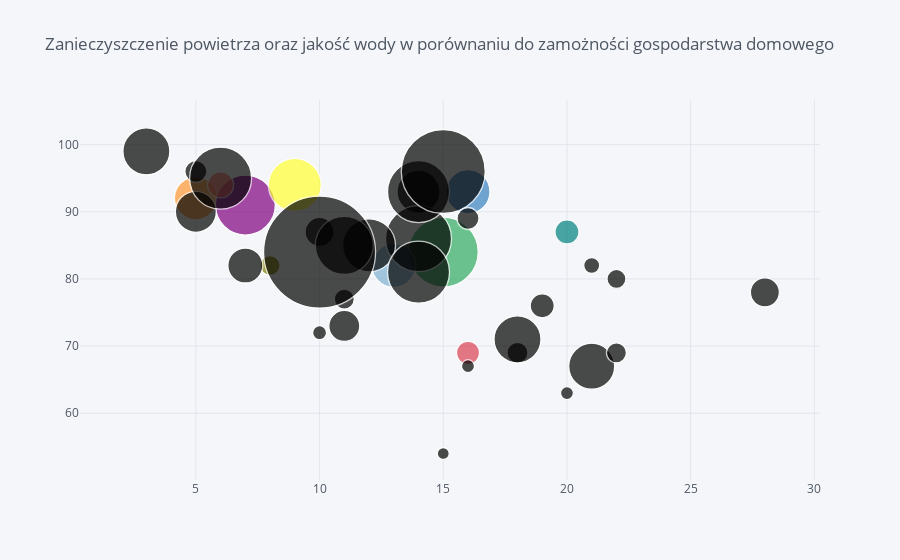

Notebook cell for this chart:
### Markdown cell above
# Bubble plots

### Code cell
df.iplot(kind='bubble',
         x='Air pollution in ugm3',
         y='Water quality as pct',
         size='Household net financial wealth in usd',
        title='Zanieczyszczenie powietrza oraz jakość wody w porównaniu do zamożności gospodarstwa domowego',
        text='Country')

### Figure 1 — Plotly figure (JSON) as saved in the notebook; plotly's stock layout.template omitted (floating-point values rounded to 4 significant figures)
{"data": [{"marker": {"color": ["rgb(255, 153, 51)", "rgb(55, 128, 191)", "rgb(50, 171, 96)", "rgb(128, 0, 128)", "rgb(219, 64, 82)", "rgb(0, 128, 128)", "rgb(255, 255, 51)", "rgb(128, 128, 0)", "rgb(251, 128, 114)", "rgb(128, 177, 211)"], "line": {"width": 1.3}, "size": [43, 44, 70, 60, 23, 24, 53, 20, 26, 44, 43, 21, 24, 47, 35, 46, 47, 66, 29, 20, 53, 13, 62, 41, 22, 19, 29, 16, 22, 31, 62, 84, 13, 58, 112, 62, 14, 12, 20], "symbol": "circle"}, "mode": "markers", "text": ["Australia", "Austria", "Belgium", "Canada", "Chile", "Czech Republic", "Denmark", "Estonia", "Finland", "France", "Germany", "Greece", "Hungary", "Iceland", "Ireland", "Israel", "Italy", "Japan", "South Korea", "Latvia", "Luxembourg", "Mexico", "Netherlands", "New Zealand", "Norway", "Poland", "Portugal", "Slovak Republic", "Slovenia", "Spain", "Sweden", "Switzerland", "Turkey", "United Kingdom", "USA", "OECD - Total", "Brazil", "Russia", "South Africa"], "type": "scatter", "x": [5, 16, 15, 7, 16, 20, 9, 8, 6, 13, 14, 18, 19, 3, 7, 21, 18, 14, 28, 11, 12, 16, 14, 5, 5, 22, 10, 21, 16, 11, 6, 15, 20, 11, 10, 14, 10, 15, 22], "y": [92, 93, 84, 91, 69, 87, 94, 82, 94, 82, 93, 69, 76, 99, 82, 67, 71, 86, 78, 77, 85, 67, 93, 90, 96, 80, 87, 82, 89, 73, 95, 96, 63, 85, 84, 81, 72, 54, 69]}], "layout": {"legend": {"bgcolor": "#F5F6F9", "font": {"color": "#4D5663"}}, "paper_bgcolor": "#F5F6F9", "plot_bgcolor": "#F5F6F9", "title": {"font": {"color": "#4D5663"}, "text": "Zanieczyszczenie powietrza oraz jakość wody w porównaniu do zamożności gospodarstwa domowego"}, "xaxis": {"gridcolor": "#E1E5ED", "showgrid": true, "tickfont": {"color": "#4D5663"}, "title": {"font": {"color": "#4D5663"}, "text": ""}, "zerolinecolor": "#E1E5ED"}, "yaxis": {"gridcolor": "#E1E5ED", "showgrid": true, "tickfont": {"color": "#4D5663"}, "title": {"font": {"color": "#4D5663"}, "text": ""}, "zerolinecolor": "#E1E5ED"}}}
